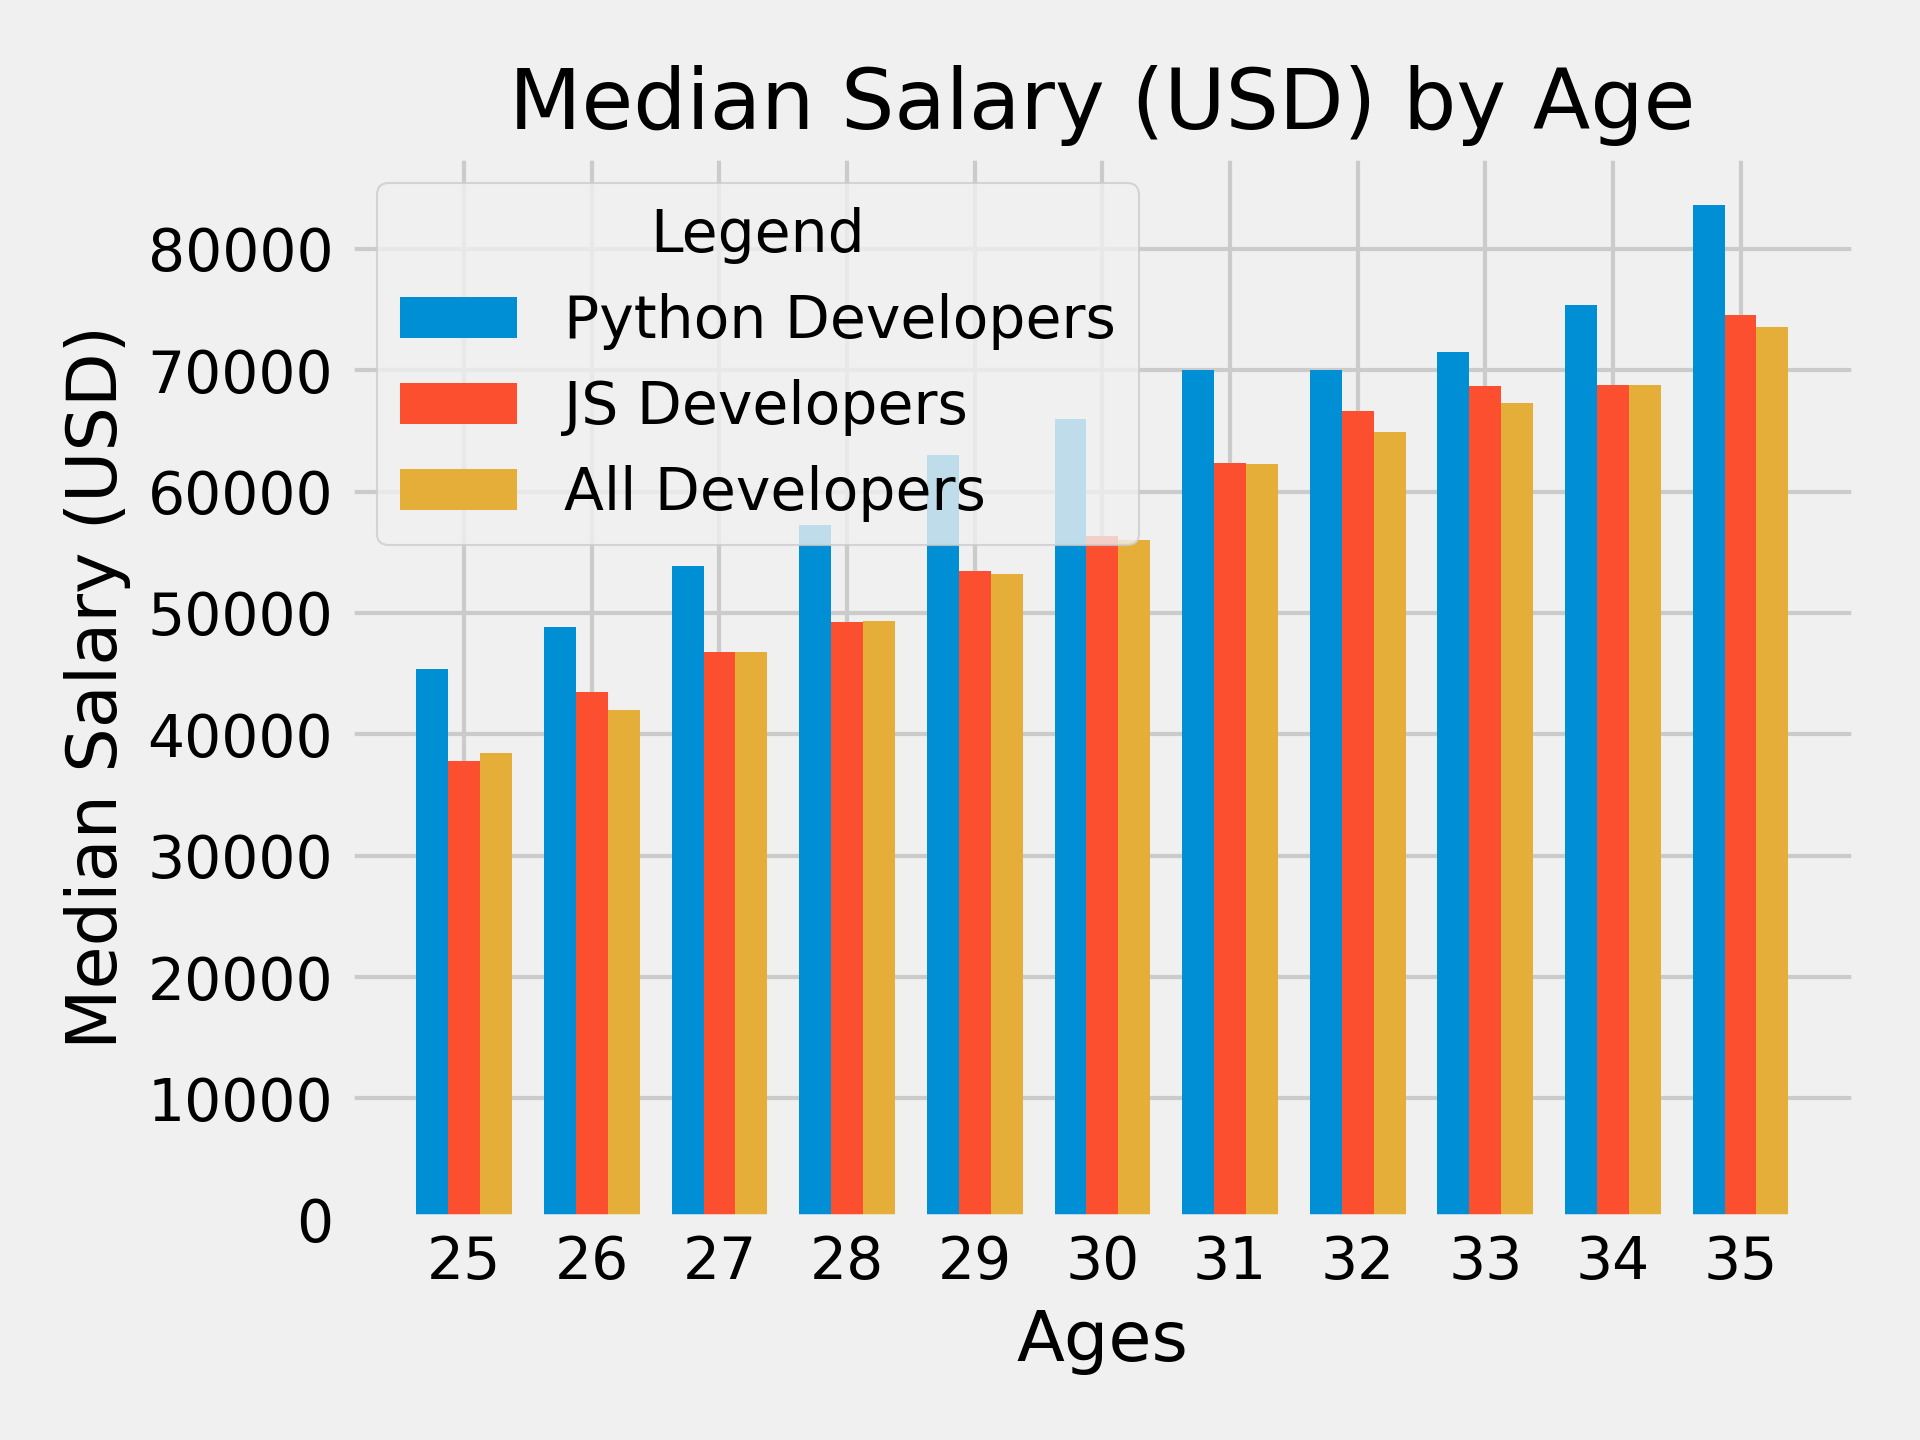

This chart was generated by the following Python code:
# Importing necesssary libraries
import matplotlib.pyplot as plt
import numpy as np

# Defining values
ages_x = [ 25, 26, 27, 28, 29, 30, 31, 32, 33, 34, 35 ]
dev_y = [ 38496, 42000, 46752, 49320, 53200, 56000,
          62316, 64928, 67317, 68748, 73572 ]
py_dev_y = [ 45372, 48876, 53850, 57287, 63016,
             65998, 70003, 70000, 71496, 75370, 83640 ]
js_dev_y = [ 37810, 43515, 46823, 49293, 53437,
             56373, 62375, 66674, 68745, 68746, 74583 ]
x_indices = np.arange(len(ages_x))
width = 0.25

# Adding Theme to graph
plt.style.use('fivethirtyeight')

# PLotting graph
plt.bar(x_indices - width, py_dev_y, width=width, label='Python Developers')
plt.bar(x_indices, js_dev_y, width=width, label='JS Developers')
plt.bar(x_indices + width, dev_y, width=width, label='All Developers')

# Adding labels to graph
plt.xlabel('Ages')
plt.ylabel('Median Salary (USD)')
plt.title('Median Salary (USD) by Age')
plt.xticks(x_indices, labels=ages_x)

# Adding grid to graph
plt.grid(True)

# Adjust some padding to graph
plt.tight_layout()

# Adding legend to graph
plt.legend(title='Legend')

 # Saving graph as png
plt.savefig('bar_plot_1.png', dpi=300)

# Showing graph as output
plt.show()
